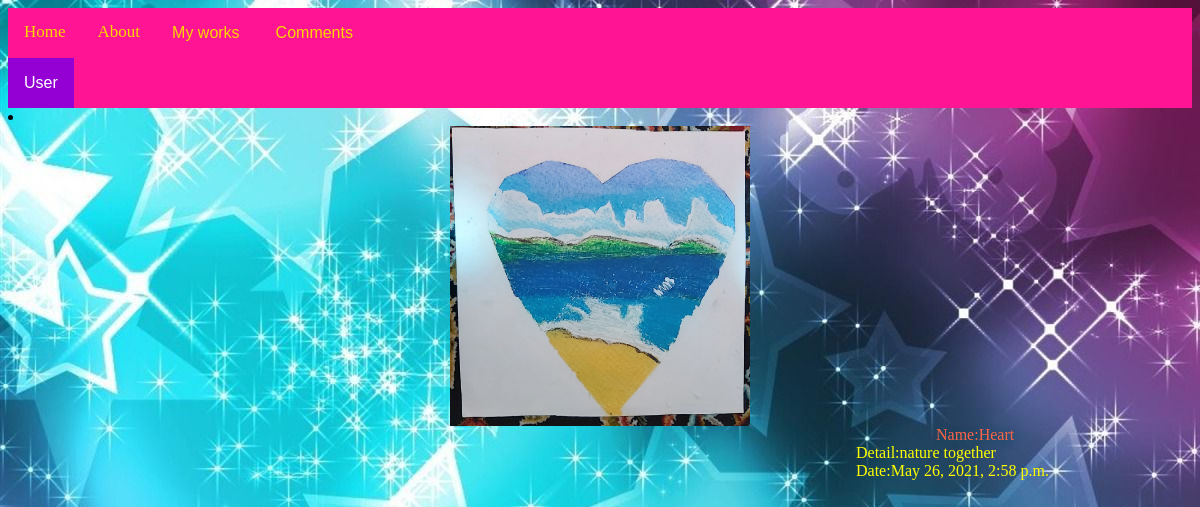
The app's page /pages/1 with its own data.
### paints/models.py (models this page shows, shortened)
class Paint(models.Model):
    name = models.CharField(max_length=100)
    detail = models.CharField(max_length=225)
    image = models.ImageField()
    date = models.DateTimeField(auto_now_add=True)
    likes = models.ManyToManyField(CustomUser, related_name='paints')

### pages/views.py (the view)
# urls.py: path('<int:pk>',PaintDetailView.as_view(),name="detail"),
class PaintDetailView(DetailView):
    model = Paint
    template_name = 'paint_detail.html'

### templates/paint_detail.html (shortened to what this page needs)
{% extends 'base.html'%}
{% load static%}
{% block content%}
<link rel="stylesheet" href="{% static 'paint_detail.css'%}">
<div>
    <body>
        <li>
            <img src="{{paint.image.url}}" alt="" class="align-center medium">
        </li>
        <li class="align-center">Name:{{paint.name}}</li>
        <li class="align-left">Detail:{{paint.detail}}</li>
        <li class="align-right">Date:{{paint.date}}</li>
    </body>
</div>
{% endblock content%}

### static/paint_detail.css (style rules this page uses)
img.align-center { display: block; margin: 0px auto; }
img.medium { width:300px; height:300px; }
li.align-center { color:tomato; text-shadow: 2px 2px 7px #156; display: block; margin-left: 58em; }
li.align-left { display: block; margin-left:53em; color:yellow; }
li.align-right { display: block; margin-left:53em; color:yellow; }
body { background-image:url(10.jpg); }

### records on screen
Paint: image (picture), name "Heart", detail "nature together", date "May 26, 2021, 2:58 p.m."
